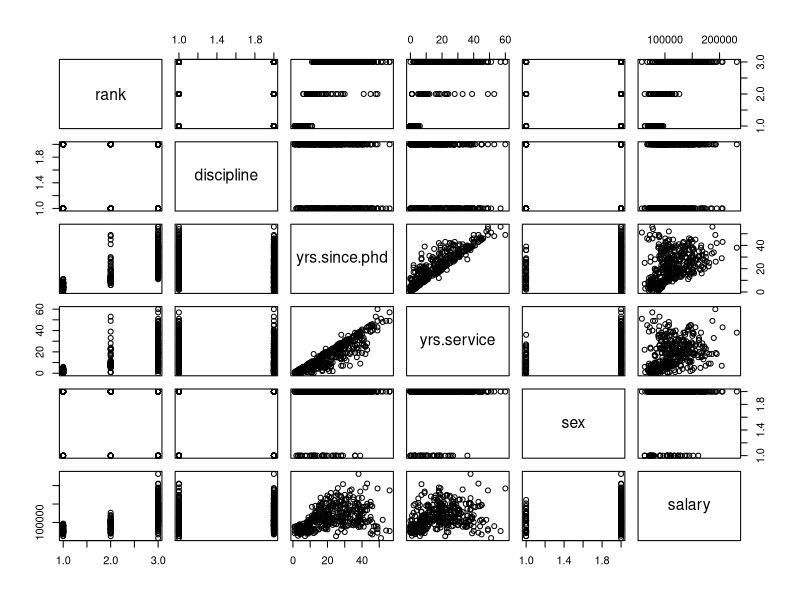
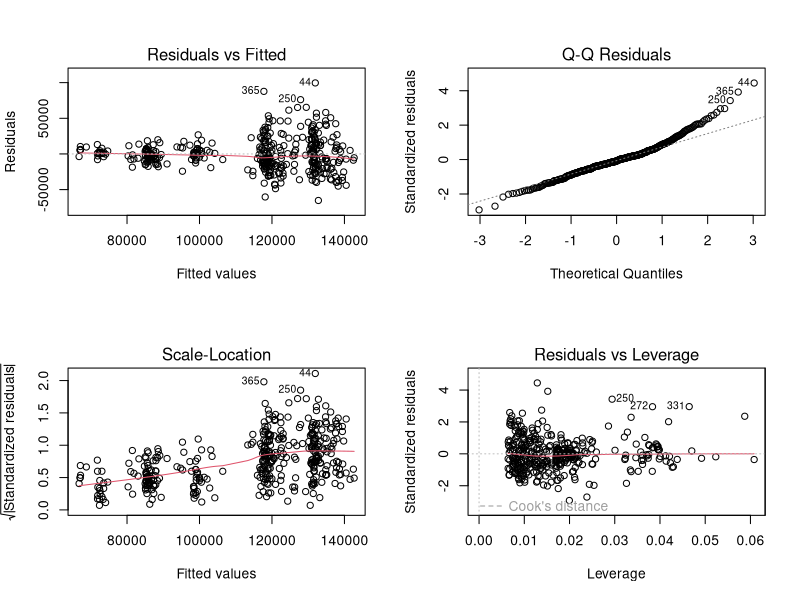
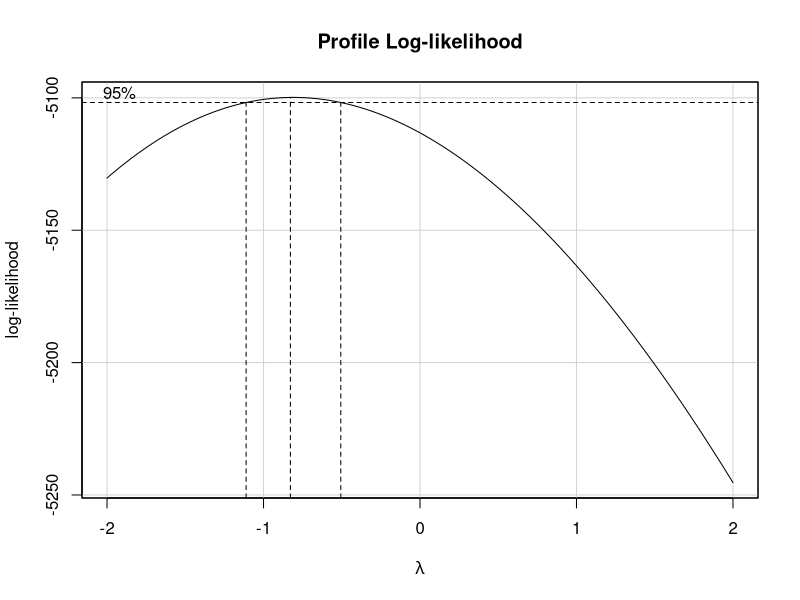
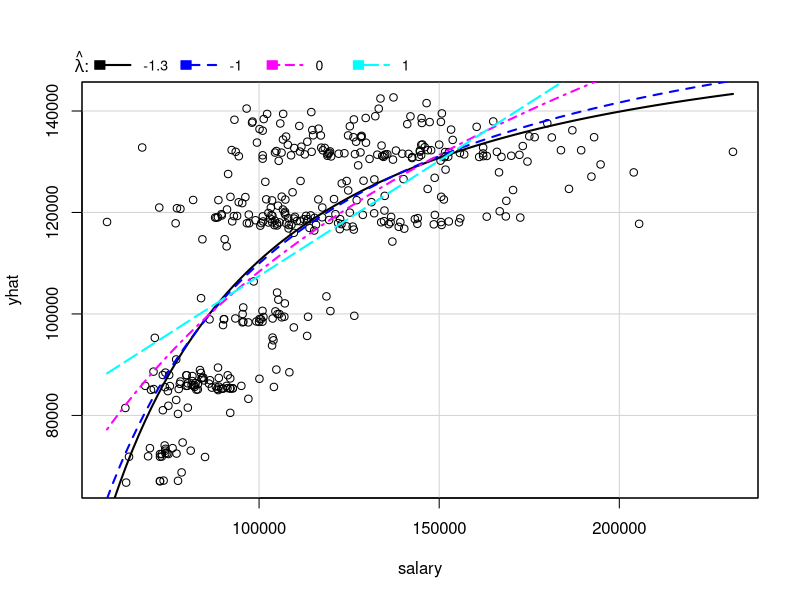
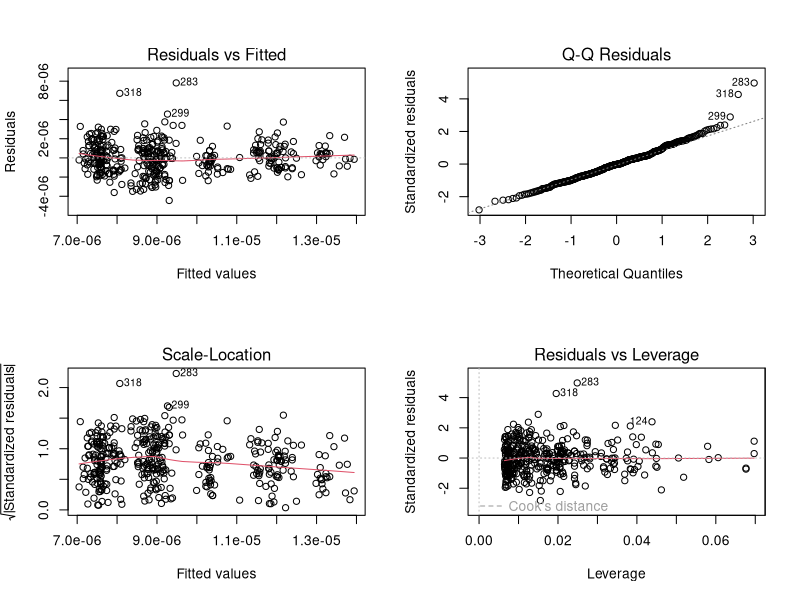
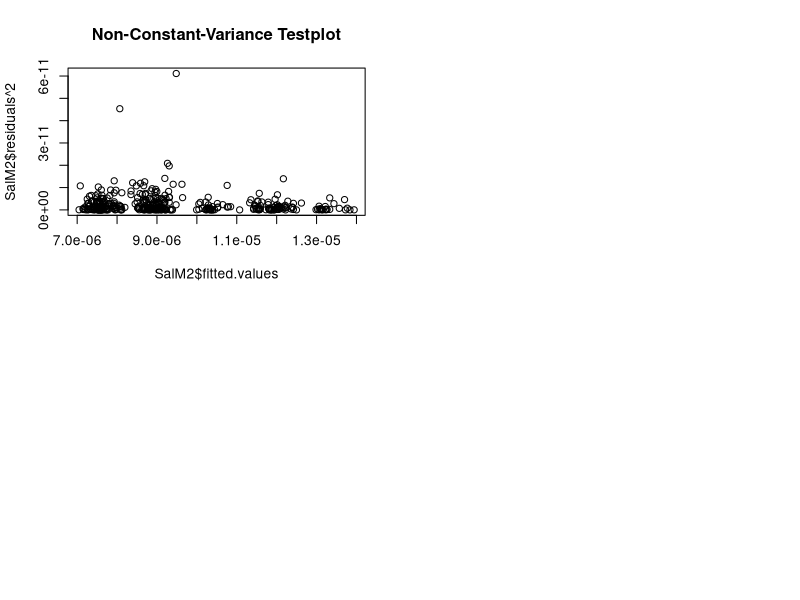

These charts were generated, in order, by the following R code: (Note: this script raises an error after producing the figures.)
## ---- chunk 1
knitr::opts_chunk$set(echo = FALSE)
## ---- chunk 2
library(carData)
#help(Salaries)
head(Salaries)
str(Salaries)
plot(Salaries)
## ---- chunk 3
t.test(x=Salaries$salary[Salaries$sex=="Male"],y=Salaries$salary[Salaries$sex=="Female"],alternative = "greater")
## ---- chunk 4
RankTable<-as.data.frame.matrix(table(Salaries$rank,Salaries$sex))
RankTable$FMRatio<-round(RankTable$Female/RankTable$Male,digits = 2)
RankTable

DisTable<-as.data.frame.matrix(table(Salaries$discipline,Salaries$sex))
DisTable$FMRatio<-round(DisTable$Female/DisTable$Male,digits = 2)
DisTable
## ---- chunk 5
t.test(x=Salaries$salary[Salaries$discipline=="B"],y=Salaries$salary[Salaries$discipline=="A"],alternative = "greater") 
## ---- chunk 6
t.test(x=Salaries$yrs.service[Salaries$sex=="Male"],y=Salaries$yrs.service[Salaries$sex=="Female"],alternative = "greater")
## ---- chunk 7
t.test(x=Salaries$yrs.since.phd[Salaries$sex=="Male"],y=Salaries$yrs.since.phd[Salaries$sex=="Female"],alternative = "greater")
## ---- chunk 8
SalM1<-lm(salary~.,data=Salaries) #Model 1, original with all data
summary(Salaries)
summary(SalM1)
par(mfrow=c(2,2))
plot(SalM1)
## ---- chunk 9
library(car)
par(mfrow=c(1,1))
boxCox(SalM1)
invResPlot(SalM1)
## ---- chunk 10
SalM2<-lm(1/salary~rank+discipline+log(yrs.since.phd)+yrs.service+sex,data=Salaries) #Model 2
summary(SalM2)
par(mfrow=c(2,2))
plot(SalM2)
## ---- chunk 11
ncvTest(SalM2)
plot(SalM2$residuals^2 ~ SalM2$fitted.values, main='Non-Constant-Variance Testplot')
## ---- chunk 12
step(SalM2,direction = "backward")
step(SalM2,scope = list(lower=~1,upper=1/salary~rank+discipline+log(yrs.since.phd)+yrs.service+sex,data=Salaries),direction = "forward")
step(SalM2,scope = list(lower=~1,upper=1/salary~rank+discipline+log(yrs.since.phd)+yrs.service+sex,data=Salaries))
## ---- chunk 13
SalM4<- lm(1/salary~sex+rank+discipline+log(yrs.since.phd)+yrs.service +rank*sex +rank*yrs.service +rank*discipline+sex*discipline, data= Salaries) #Model 4
step(SalM4, direction = "backward")
## ---- chunk 14
SalM3<- lm(1/salary~sex+rank+discipline+yrs.service, data= Salaries)
AIC(SalM2,SalM3)
## ---- chunk 15
SalM5<- lm(1/salary~rank+discipline+yrs.service, data= Salaries)
AIC(SalM3,SalM5)
## ---- chunk 16
library(foreach)
set.seed(2021)
##creating a random selection of the observation numbers
Samp=sample(1:dim(Salaries)[1],dim(Salaries),replace=FALSE)
id=rep(5, dim(Salaries)[1])
id[Samp[1:99]]=1
id[Samp[100:198]]=2
id[Samp[199:297]]=3
id[Samp[298:396]]=4
  
Rssm1=0
Rssm2=0
k=foreach(i=1:5)%do%
  {
    sets=which(id==i)
      # remove set
      Mod1<- lm(1/salary~rank+discipline+yrs.service+sex, data= Salaries[-sets,])
      Mod2<- lm(1/salary~rank+discipline+yrs.service,data=Salaries[-sets,])
      # predict the removed-set with each model
      pm1<- predict(Mod1, newdata=Salaries[sets,])
      pm2<- predict(Mod2, newdata=Salaries[sets,])
      # How bad is my model  / RSS
      Rssm1=Rssm1+sum((log(Salaries$salary[sets])-pm1)^2)
      Rssm2=Rssm2+sum((log(Salaries$salary[sets])-pm2)^2)
      li=list(Rssm1=Rssm1,Rssm2=Rssm2)
      return(li)
  }
  # add rssm values together
  sum(sapply(k,function(d){d$Rssm1}))
  sum(sapply(k,function(d){d$Rssm2}))
  
## ---- chunk 17
anova(SalM5,SalM3)
## ---- chunk 18
SalM6<- lm(log(salary)~rank+discipline+yrs.service, data= Salaries)
summary(SalM6)
ncvTest(SalM6)
par(mfrow=c(2,2))
plot(SalM6)
## ---- chunk 19
library(foreach)
set.seed(2020)
##creating a random selection of the observation numbers
Samp=sample(1:dim(Salaries)[1],dim(Salaries),replace=FALSE)
id=rep(5, dim(Salaries)[1])
id[Samp[1:99]]=1
id[Samp[100:198]]=2
id[Samp[199:297]]=3
id[Samp[298:396]]=4
  
Rssm1=0
Rssm2=0
k=foreach(i=1:5)%do%
  {
    sets=which(id==i)
      # remove set
      Mod1<- lm(1/salary~rank+discipline+yrs.service, data= Salaries[-sets,])
      Mod2<- lm(log(salary)~rank+discipline+yrs.service,data=Salaries[-sets,])
      # predict the removed-set with each model
      pm1<- predict(Mod1, newdata=Salaries[sets,])
      pm2<- predict(Mod2, newdata=Salaries[sets,])
      # How bad is my model  / RSS
      Rssm1=Rssm1+sum((log(Salaries$salary[sets])-pm1)^2)
      Rssm2=Rssm2+sum((log(Salaries$salary[sets])-pm2)^2)
      li=list(Rssm1=Rssm1,Rssm2=Rssm2)
      return(li)
  }
  # add rssm values together
  sum(sapply(k,function(d){d$Rssm1}))
  sum(sapply(k,function(d){d$Rssm2}))
  
## ---- chunk 20
SalM7<- lm(log(salary)~rank+discipline+yrs.service+sex,data=Salaries[-sets,])
library(effects)
par(mfrow=c(2,2))
summary(SalM6)
plot(allEffects(SalM6))
plot(allEffects(SalM7))
## ---- chunk 21
table(Salaries$discipline, Salaries$sex)
## ---- chunk 22
attach(Salaries)
newEmployee= data.frame(rank="AsstProf", discipline="A", yrs.service=1)

predictPI<- predict(SalM6, newEmployee, interval="prediction", level=0.95)
# convert natural log to decimal
predictPI<-exp(predictPI)
CIPred<- predict(SalM6, newEmployee, interval="confidence", level=0.95)
# convert natural log to decimal
CIPred<-exp(CIPred)
rbind(predictPI,CIPred)
